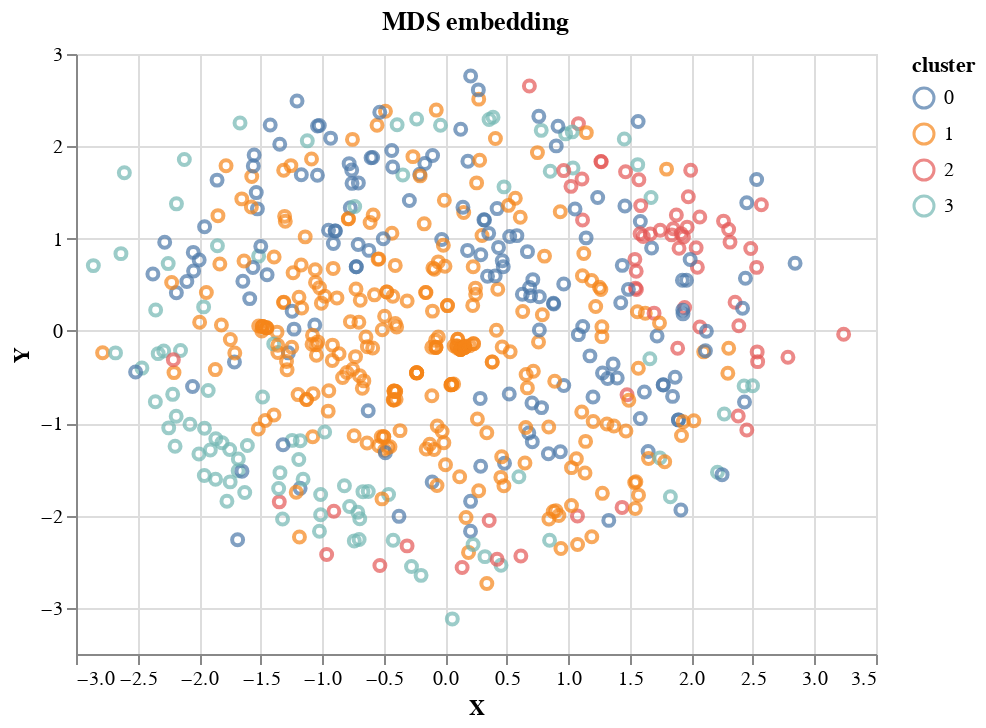

Notebook code for this chart:
### Code cell
clf = manifold.MDS(n_components=2, n_init=1, max_iter=100)
X_mds = clf.fit_transform(featureMatrix)
# plot_embedding(X_mds,"MDS embedding")
plot_interactive_embedding(X_mds,"MDS embedding")

### Figure 1 — Vega-Lite specification as saved in the notebook (floating-point values rounded to 4 significant figures; data arrays with more than 128 entries replaced by an {"elided": "..."} marker saying what was removed)
{"config": {"view": {"continuousWidth": 400, "continuousHeight": 300}}, "data": {"name": "data-3f504b6407c2341c2ab6d163d8731b9b"}, "mark": "point", "encoding": {"color": {"type": "nominal", "field": "cluster"}, "tooltip": [{"type": "nominal", "field": "nbName"}], "x": {"type": "quantitative", "field": "X"}, "y": {"type": "quantitative", "field": "Y"}}, "title": "MDS embedding", "$schema": "https://vega.github.io/schema/vega-lite/v4.8.1.json", "datasets": {"data-3f504b6407c2341c2ab6d163d8731b9b": {"elided": "584 records"}}}
